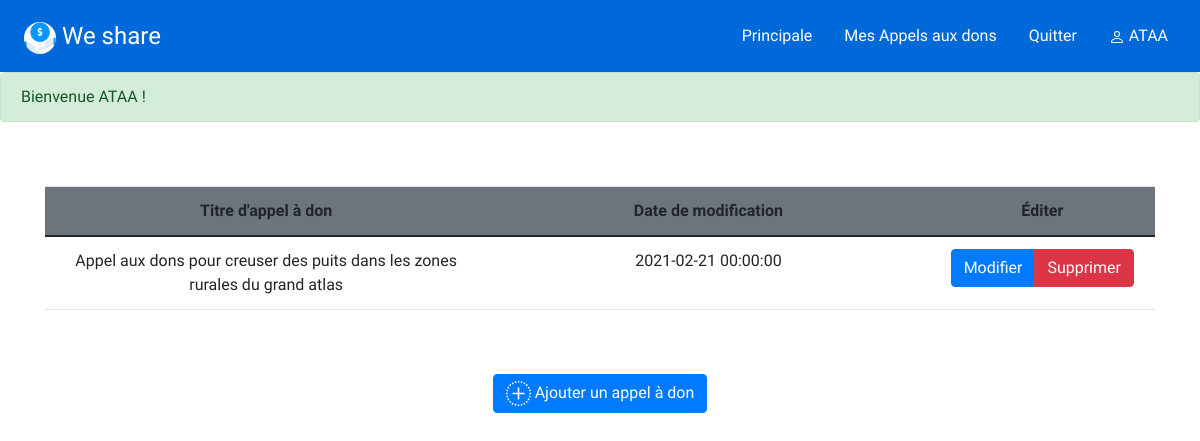
/my.php (signed in), run on an earlier commit of the app's database.
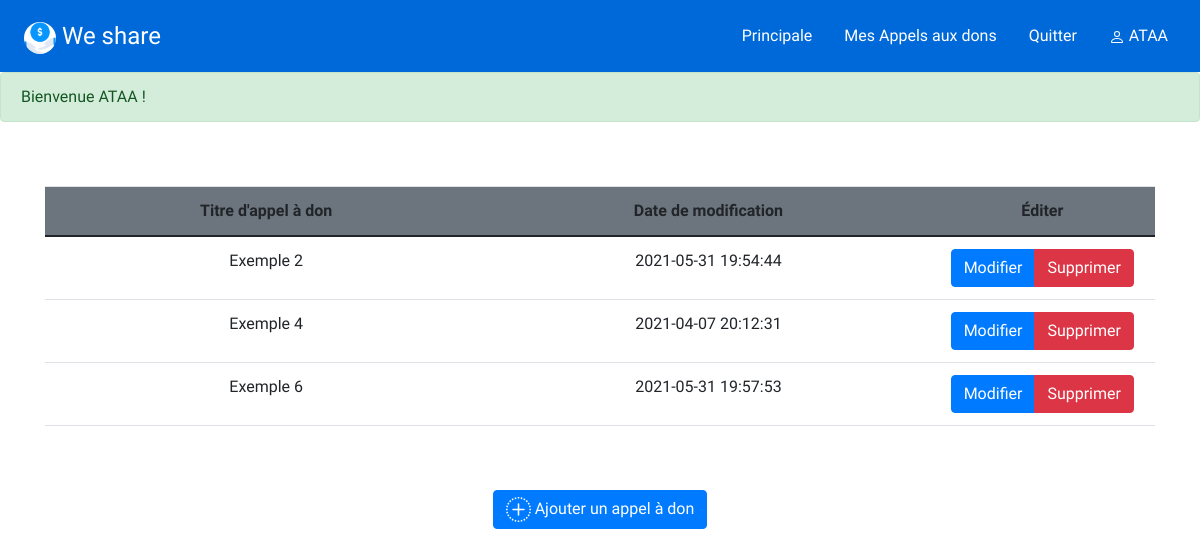
And on a later commit of the database.
### tables this page shows
CREATE TABLE `advertisements` (
  `id` int(11) NOT NULL,
  `title` text NOT NULL,
  `photo` varchar(255) NOT NULL,
  `Description` text NOT NULL,
  `nb_Donation` double NOT NULL DEFAULT 0,
  `date` datetime NOT NULL,
  `id_organisaton` int(11) NOT NULL
);

### classes/Session.php (called while the page is built, shortened)
<?php
class Session
{
    static $instance;
    public static function getInstance()
    {
        if (!self::$instance) {
            self::$instance = new Session();
        }
        return self::$instance;
    }
    public function hasFlashes()
    {
        return isset($_SESSION['flash']);
    }
    public function getFlashes()
    {
        $flash = $_SESSION['flash'];
        return $flash;
    }
    public function read($key)
    {
        return isset($_SESSION[$key]) ? $_SESSION[$key] : null;
    }
}

### classes/Database.php (called while the page is built, shortened)
<?php
class Database
{
    private $pdo;
    public function __construct($login, $password, $database_name, $host = 'localhost')
    {
        $this->pdo = new PDO("mysql:dbname=$database_name;host=$host", $login, $password);
        $this->pdo->setAttribute(PDO::ATTR_ERRMODE, PDO::ERRMODE_EXCEPTION);
        $this->pdo->setAttribute(PDO::ATTR_DEFAULT_FETCH_MODE, PDO::FETCH_OBJ);
    }
    public function query($query, array $params)
    {
        if (sizeof($params) != 0) {
            $req = $this->pdo->prepare($query);
            $req->execute($params);
        } else {
            $req = $this->pdo->query($query);
        }
        return $req;
    }
}

### classes/App.php (called while the page is built, shortened)
<?php
class App
{
    static $db = null;
    public static function getDatabase()
    {
        if (!self::$db) {
            self::$db = new Database('root', '', 'weshare');
        }
        return self::$db;
    }
}

### my.php (the view, shortened to what this page needs)
<?php
$session_id = Session::getInstance()->read('id');
$db = App::getDatabase();
?>
<?php include 'layouts/private_header.html'; ?>
<?php if (Session::getInstance()->hasFlashes()) : ?>
    <?php foreach (Session::getInstance()->getFlashes() as $type => $message) : ?>
        <div class="alert alert-<?= $type; ?>">
            <div><?= $message; ?></div>
        </div>
    <?php endforeach; ?>
<?php endif; ?>
<div class="container">
    <div class="table-responsive">
        <form method="POST" action="new.php">
            <table class="table text-md-center mt-5">
                <thead>
                    <tr class="bg-secondary">
                        <th class="col-4">Titre d'appel à don</th>
                        <th class="col-4">Date de modification</th>
                        <th class="col-1">Éditer</th>
                    </tr>
                </thead>
                <?php
                $advertisements = $db->query('SELECT COUNT(*) as nb FROM `advertisements` WHERE id_organisaton = ?', [$session_id])->fetch();
                $nb_ads = (int) $advertisements->nb;
                $ids = $db->query('SELECT id FROM `advertisements` WHERE id_organisaton = ?; ', [$session_id])->fetchAll();
                for ($i = 0; $i < $nb_ads; $i++) {
                    $id = (int) $ids[$i]->id;
                    $current_ads = $db->query('SELECT * FROM `advertisements` WHERE id = ?; ', [$id])->fetch();
                    echo '
                    <tr>
                        <td> ' . $current_ads->title . '</td>
                        <td>' . $current_ads->date . '</td>
                        <span id="id_hide' . $id . '" hidden>' . $id . '</span>
                        <td class="text-md">
                        <div class="btn-group" role="group" aria-label="Basic example">
                            <button type="button" onclick="modify' . $id . '()" class="btn btn-primary">Modifier</button>
                            <button type="button" onclick="delete' . $id . '()" class="btn btn-danger">Supprimer</button>
                        </div>
                        </td>
                    </tr>
                    <script>
                    function delete' . $id . '() {
                    let var_id' . $id . ' =  document.getElementById("id_hide' . $id . '").innerText;
                    let link = "http://localhost/We-share/delete.php?id=" + var_id' . $id . ';
                    window.open(link,"_self");
                    }
                    function modify' . $id . '() {
                        let var_id' . $id . ' =  document.getElementById("id_hide' . $id . '").innerText;
                        let link = "http://localhost/We-share/transfer.php?id=" + var_id' . $id . ';
                        window.open(link,"_self");
                        }
                      </script> ';
                }
                ?>
            </table>
    </div>
    <div class="d-flex justify-content-center mt-lg-5">
        <button class="btn btn-primary" type="submit">
            <a href="new.php" style="color:white;text-decoration:none;">
                Ajouter un appel à don
        </button>
    </div>
</div>
</body>
</html>

### assets/styles/nav.css (style rules this page uses)
* { box-sizing: border-box; font-family: Raleway; }
body { margin: 0; padding: 0; }
.navbar { display: flex; position: relative; justify-content: space-between; align-items: center; background-color: #0069D9; color: white; }
#logo-img { border-radius: 50%; width: 2rem; height: 2rem; }
.brand-title { font-size: 1.5rem; margin: .5rem; }
.navbar-links { height: 100%; }
.navbar-links ul { display: flex; margin: 0; padding: 0; }
.navbar-links li { list-style: none; }
.navbar-links li a { display: block; text-decoration: none; color: white; padding: 1rem; }

What changed in the data, as far as the page shows it:
removed advertisements: title "Appel aux dons pour creuser des puits dans les zones rurales du grand atlas", date "2021-02-21 00:00:00"
added advertisements: title "Exemple 2", date "2021-05-31 19:54:44"
added advertisements: title "Exemple 4", date "2021-04-07 20:12:31"
added advertisements: title "Exemple 6", date "2021-05-31 19:57:53"
